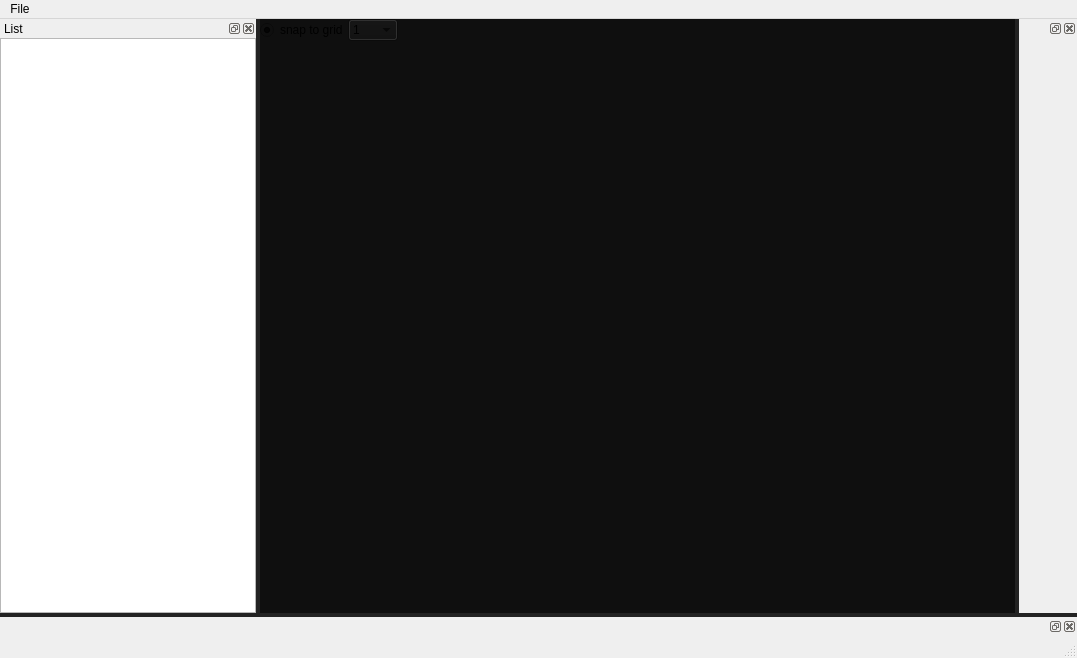
<?xml version="1.0" encoding="UTF-8"?>
<ui version="4.0">
 <class>MainWindow</class>
 <widget class="QMainWindow" name="MainWindow">
  <property name="geometry">
   <rect>
    <x>0</x>
    <y>0</y>
    <width>1077</width>
    <height>658</height>
   </rect>
  </property>
  <property name="windowTitle">
   <string>MainWindow</string>
  </property>
  <property name="autoFillBackground">
   <bool>false</bool>
  </property>
  <property name="styleSheet">
   <string notr="true">QDockWidget
{

	background-color: rgb(44, 44, 44);

}

QMainWindow::separator {
    background-color: rgb(35, 35, 35);
    width: 4px;
    height: 4px;
}</string>
  </property>
  <widget class="QWidget" name="centralwidget">
   <property name="styleSheet">
    <string notr="true">background-color: rgb(15, 15, 15);</string>
   </property>
   <layout class="QHBoxLayout" name="horizontalLayout_2">
    <property name="spacing">
     <number>0</number>
    </property>
    <property name="leftMargin">
     <number>0</number>
    </property>
    <property name="topMargin">
     <number>0</number>
    </property>
    <property name="rightMargin">
     <number>0</number>
    </property>
    <property name="bottomMargin">
     <number>0</number>
    </property>
    <item>
     <layout class="QVBoxLayout" name="verticalLayout">
      <property name="spacing">
       <number>0</number>
      </property>
      <item>
       <layout class="QHBoxLayout" name="horizontalLayout_3">
        <item>
         <widget class="QRadioButton" name="snapToGrid_toggle">
          <property name="text">
           <string>snap to grid</string>
          </property>
          <property name="checked">
           <bool>true</bool>
          </property>
         </widget>
        </item>
        <item>
         <widget class="QComboBox" name="snapToGrid_select">
          <property name="maximumSize">
           <size>
            <width>50</width>
            <height>16777215</height>
           </size>
          </property>
          <property name="currentIndex">
           <number>3</number>
          </property>
          <item>
           <property name="text">
            <string>0.1</string>
           </property>
          </item>
          <item>
           <property name="text">
            <string>0.25</string>
           </property>
          </item>
          <item>
           <property name="text">
            <string>0.5</string>
           </property>
          </item>
          <item>
           <property name="text">
            <string>1</string>
           </property>
          </item>
          <item>
           <property name="text">
            <string>2</string>
           </property>
          </item>
          <item>
           <property name="text">
            <string>5</string>
           </property>
          </item>
          <item>
           <property name="text">
            <string>10</string>
           </property>
          </item>
          <item>
           <property name="text">
            <string>25</string>
           </property>
          </item>
          <item>
           <property name="text">
            <string>50</string>
           </property>
          </item>
         </widget>
        </item>
        <item>
         <spacer name="horizontalSpacer">
          <property name="orientation">
           <enum>Qt::Orientation::Horizontal</enum>
          </property>
          <property name="sizeHint" stdset="0">
           <size>
            <width>40</width>
            <height>20</height>
           </size>
          </property>
         </spacer>
        </item>
       </layout>
      </item>
      <item>
       <widget class="EngineViewportWidget" name="engineViewport" native="true">
        <property name="enabled">
         <bool>true</bool>
        </property>
        <property name="sizePolicy">
         <sizepolicy hsizetype="Expanding" vsizetype="Expanding">
          <horstretch>0</horstretch>
          <verstretch>0</verstretch>
         </sizepolicy>
        </property>
        <property name="minimumSize">
         <size>
          <width>0</width>
          <height>15</height>
         </size>
        </property>
        <property name="autoFillBackground">
         <bool>false</bool>
        </property>
       </widget>
      </item>
     </layout>
    </item>
   </layout>
  </widget>
  <widget class="QMenuBar" name="menubar">
   <property name="geometry">
    <rect>
     <x>0</x>
     <y>0</y>
     <width>1077</width>
     <height>21</height>
    </rect>
   </property>
   <widget class="QMenu" name="menufile">
    <property name="title">
     <string>File</string>
    </property>
    <addaction name="actionNew"/>
    <addaction name="actionOpen"/>
    <addaction name="actionSave"/>
    <addaction name="actionSave_as"/>
   </widget>
   <addaction name="menufile"/>
  </widget>
  <widget class="QStatusBar" name="statusbar"/>
  <widget class="QDockWidget" name="dockWidget">
   <property name="minimumSize">
    <size>
     <width>70</width>
     <height>34</height>
    </size>
   </property>
   <property name="layoutDirection">
    <enum>Qt::LayoutDirection::LeftToRight</enum>
   </property>
   <property name="styleSheet">
    <string notr="true"/>
   </property>
   <property name="windowTitle">
    <string notr="true">List</string>
   </property>
   <attribute name="dockWidgetArea">
    <number>1</number>
   </attribute>
   <widget class="QWidget" name="dockWidgetContents">
    <layout class="QHBoxLayout" name="horizontalLayout">
     <property name="spacing">
      <number>0</number>
     </property>
     <property name="leftMargin">
      <number>0</number>
     </property>
     <property name="topMargin">
      <number>0</number>
     </property>
     <property name="rightMargin">
      <number>0</number>
     </property>
     <property name="bottomMargin">
      <number>0</number>
     </property>
     <item>
      <widget class="QListView" name="listView">
       <property name="minimumSize">
        <size>
         <width>0</width>
         <height>15</height>
        </size>
       </property>
      </widget>
     </item>
    </layout>
   </widget>
  </widget>
  <widget class="QDockWidget" name="dockWidget_3">
   <property name="minimumSize">
    <size>
     <width>51</width>
     <height>15</height>
    </size>
   </property>
   <attribute name="dockWidgetArea">
    <number>2</number>
   </attribute>
   <widget class="QWidget" name="dockWidgetContents_3"/>
  </widget>
  <widget class="QDockWidget" name="dockWidget_4">
   <property name="minimumSize">
    <size>
     <width>51</width>
     <height>15</height>
    </size>
   </property>
   <attribute name="dockWidgetArea">
    <number>8</number>
   </attribute>
   <widget class="QWidget" name="dockWidgetContents_4"/>
  </widget>
  <action name="actionNew">
   <property name="text">
    <string>New</string>
   </property>
  </action>
  <action name="actionOpen">
   <property name="text">
    <string>Open</string>
   </property>
  </action>
  <action name="actionSave">
   <property name="text">
    <string>Save</string>
   </property>
  </action>
  <action name="actionSave_as">
   <property name="text">
    <string>Save as</string>
   </property>
  </action>
  <action name="actionsnap_to_grid">
   <property name="checkable">
    <bool>true</bool>
   </property>
   <property name="text">
    <string>snap_to_grid</string>
   </property>
   <property name="menuRole">
    <enum>QAction::MenuRole::PreferencesRole</enum>
   </property>
  </action>
 </widget>
 <customwidgets>
  <customwidget>
   <class>EngineViewportWidget</class>
   <extends>QWidget</extends>
   <header>engineviewportwidget.h</header>
   <container>1</container>
  </customwidget>
 </customwidgets>
 <resources/>
 <connections/>
</ui>
